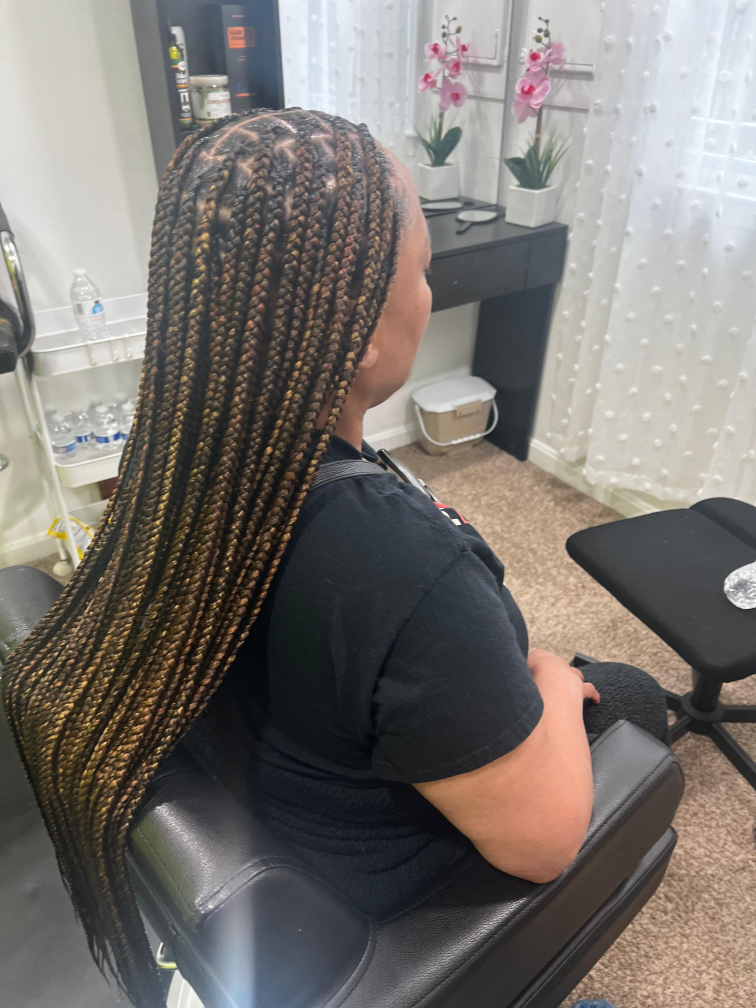
#> input picture images/knotless_braids.JPG, 3024 x 4032 px (shown at 1/4 size)
$ python process_images.py
#> lines starting #> are read from the running program, lines starting #| are printed output that depends on the picture
"""
Image processor for Ariane Hair Braiding
Creates Instagram-ready photos with:
- Warm luxury tone
- Enhanced contrast and sharpness
- Subtle vignette for editorial feel
"""

from PIL import Image, ImageEnhance, ImageDraw
import os
import math

INPUT_DIR = "images"
OUTPUT_DIR = "images/processed"

# Images to process (all JPGs in images/)
IMAGES = [
    "knotless_braids.JPG",
    "boha_boha_braids.JPG",
    "french_curl.JPG",
    "feeding_cornrows.JPG",
    "stitch_braids.JPG",
    "two_cornrows.JPG",
    "ponytail_cornrows.JPG",
    "lemonade_braids.JPG",
    "half_cornrows_with_weaves.JPG",
    "senegalese_twists.JPG",
    "natural_twists.JPG",
    "butterfly_locs.JPG",
]


def create_vignette(size, strength=0.6):
    """Create a vignette overlay — dark at edges."""
    w, h = size
    vignette = Image.new("RGBA", size, (0, 0, 0, 0))
    draw = ImageDraw.Draw(vignette)
    cx, cy = w // 2, h // 2
    max_dist = math.sqrt(cx**2 + cy**2)

    for y in range(h):
        for x in range(w):
            dist = math.sqrt((x - cx) ** 2 + (y - cy) ** 2)
            ratio = dist / max_dist
            alpha = int(min(255, ratio * ratio * 255 * strength))
            draw.point((x, y), fill=(0, 0, 0, alpha))

    return vignette


def apply_warm_tone(img):
    """Add a subtle warm/golden tone."""
    r, g, b = img.split()

    # Boost reds slightly, reduce blues slightly for warmth
    r = r.point(lambda x: min(255, int(x * 1.04)))
    g = g.point(lambda x: min(255, int(x * 1.01)))
    b = b.point(lambda x: int(x * 0.94))

    return Image.merge("RGB", (r, g, b))


def process_image(input_path, output_path):
    """Process a single image with background blur + luxury treatment."""
    img = Image.open(input_path).convert("RGB")

    # Resize to max 1200px on longest side for web performance
    max_size = 1200
    ratio = min(max_size / img.width, max_size / img.height)
    if ratio < 1:
        new_size = (int(img.width * ratio), int(img.height * ratio))
        img = img.resize(new_size, Image.LANCZOS)

    w, h = img.size

    result = img

    # 1. Enhance contrast
    enhancer = ImageEnhance.Contrast(result)
    result = enhancer.enhance(1.12)

    # 5. Enhance sharpness slightly
    enhancer = ImageEnhance.Sharpness(result)
    result = enhancer.enhance(1.15)

    # 6. Slightly boost saturation
    enhancer = ImageEnhance.Color(result)
    result = enhancer.enhance(1.08)

    # 7. Apply warm tone
    result = apply_warm_tone(result)

    # 8. Apply vignette
    vignette = create_vignette((w, h), strength=0.5)
    result = result.convert("RGBA")
    result = Image.alpha_composite(result, vignette)
    result = result.convert("RGB")

    # 9. Final brightness bump
    enhancer = ImageEnhance.Brightness(result)
    result = enhancer.enhance(1.03)

    # Save as high-quality JPEG
    result.save(output_path, "JPEG", quality=88, optimize=True)
    print(f"  Processed: {os.path.basename(input_path)} -> {os.path.basename(output_path)}")


def main():
    os.makedirs(OUTPUT_DIR, exist_ok=True)

    print("Processing images for Ariane Hair Braiding...")
    print(f"  Input:  {INPUT_DIR}/")
    print(f"  Output: {OUTPUT_DIR}/")
    print()

    for filename in IMAGES:
        input_path = os.path.join(INPUT_DIR, filename)
        # Output as lowercase .jpg
        out_name = filename.lower().replace(".jpg", ".jpg")
        output_path = os.path.join(OUTPUT_DIR, out_name)

        if os.path.exists(input_path):
            process_image(input_path, output_path)
#> in process_image, img is the input picture: PIL image 3024x4032 RGB; mean R, G, B 122.5, 117.2, 112.8
#> in apply_warm_tone, `r, g, b = img.split()`:
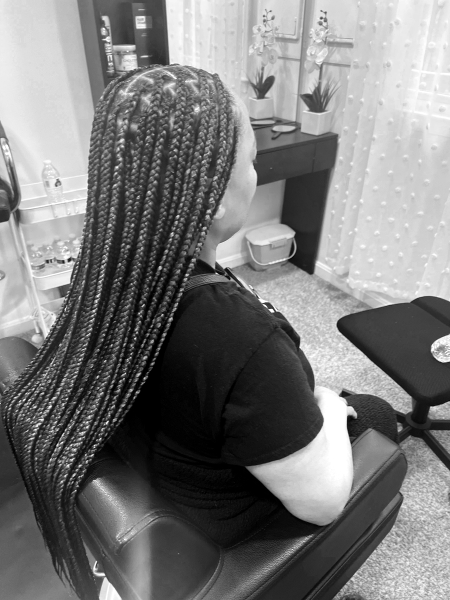
#> r: PIL image 900x1200 L (shown at 1/2 size); min 0, max 255, mean 122.2
#> in apply_warm_tone, `r, g, b = img.split()`:
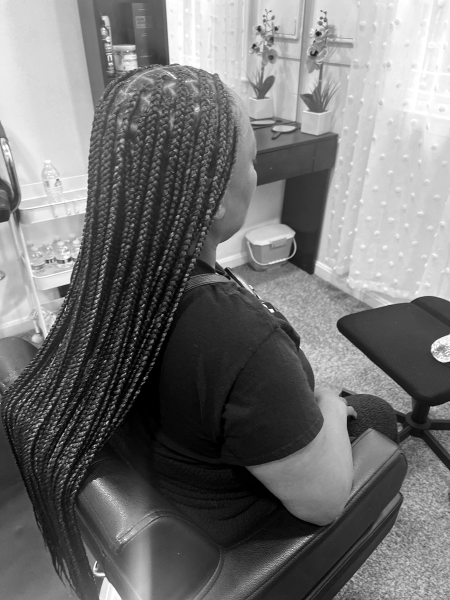
#> g: PIL image 900x1200 L (shown at 1/2 size); min 0, max 255, mean 115.9
#> in apply_warm_tone, `r, g, b = img.split()`:
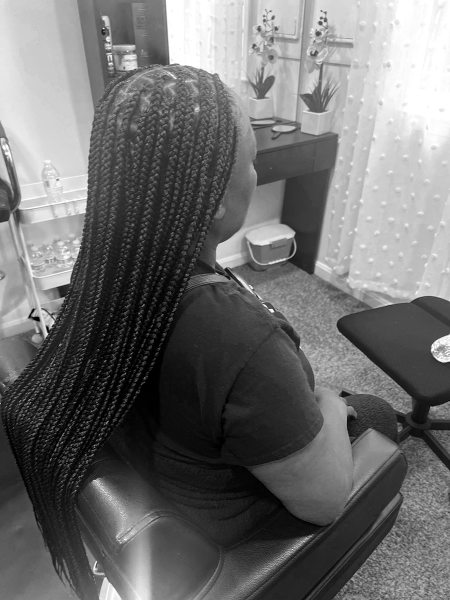
#> b: PIL image 900x1200 L (shown at 1/2 size); min 0, max 255, mean 110.4
#> in apply_warm_tone, `return Image.merge("RGB", (r, g, b))`:
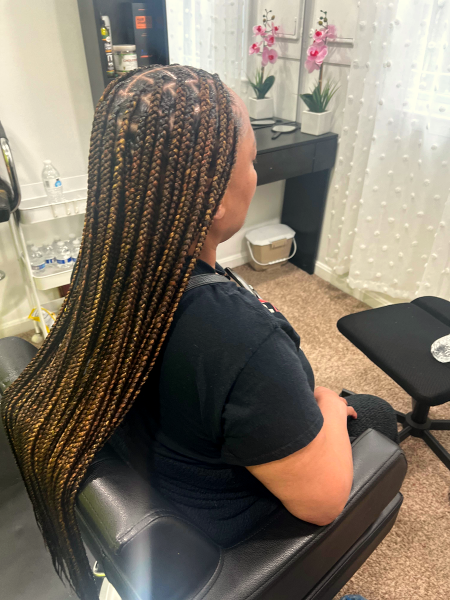
#> returned value: PIL image 900x1200 RGB (shown at 1/2 size); mean R, G, B 126.5, 116.6, 103.3
#> in create_vignette, `vignette = Image.new("RGBA", size, (0, 0, 0, 0))`: vignette: PIL image 900x1200 RGBA; every value is 0
#> in process_image, `vignette = create_vignette((w, h), strength=0.5)`:
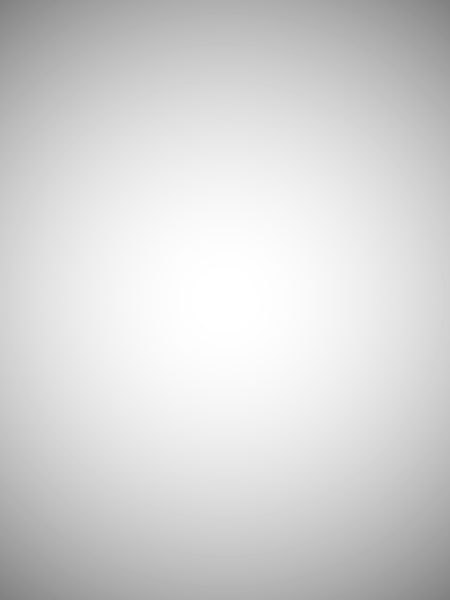
#> vignette: PIL image 900x1200 RGBA (shown at 1/2 size); mean R, G, B, A 0, 0, 0, 42; transparent parts drawn white
#> in process_image, `result = Image.alpha_composite(result, vignette)`:
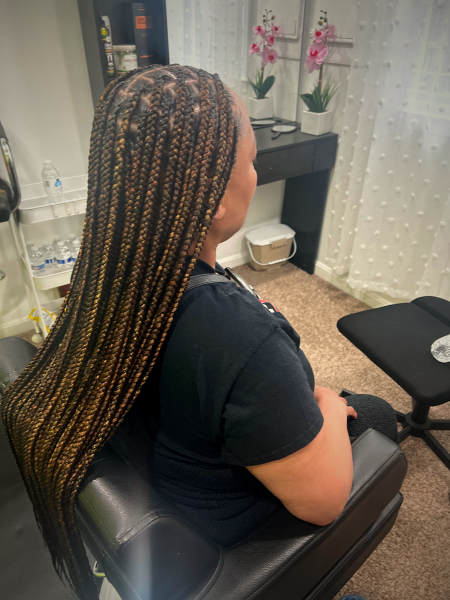
#> result: PIL image 900x1200 RGBA (shown at 1/2 size); mean R, G, B, A 102.7, 94.3, 83.2, 255
        else:
            print(f"  SKIPPED (not found): {filename}")
#> pass 2 of the loop in main, `for filename in IMAGES:`:
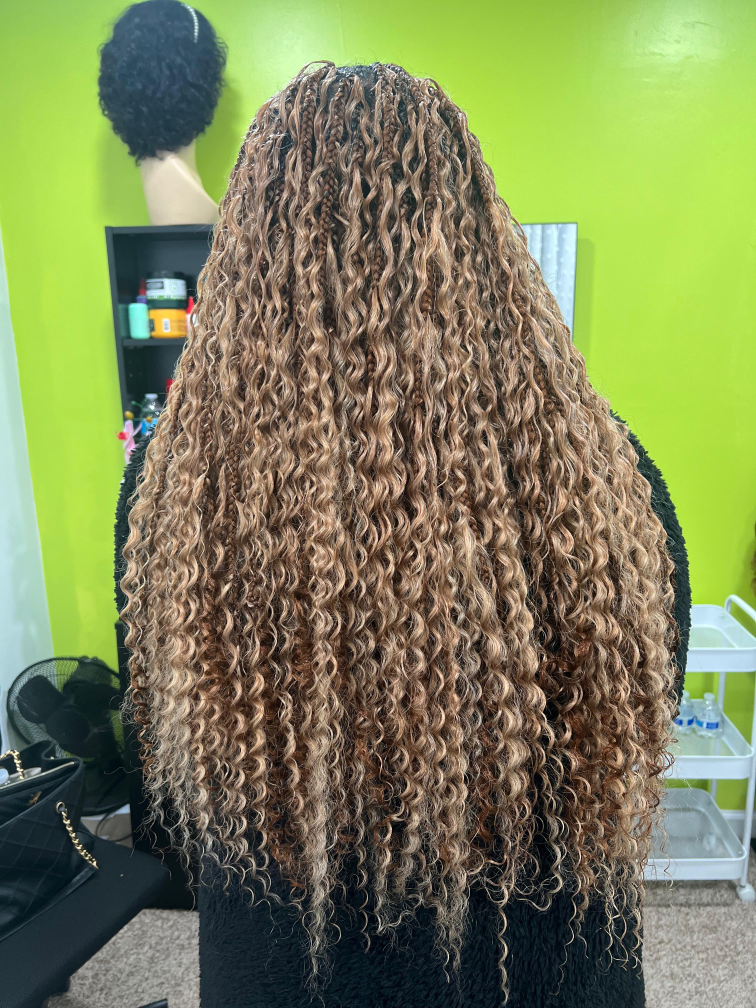
#> input picture images/boha_boha_braids.JPG, 3024 x 4032 px (shown at 1/4 size)
#> in process_image, img is the input picture: PIL image 3024x4032 RGB; mean R, G, B 124.1, 132, 87.7
#> img: PIL image 900x1200 RGB
#> in apply_warm_tone (call 2), `r, g, b = img.split()`:
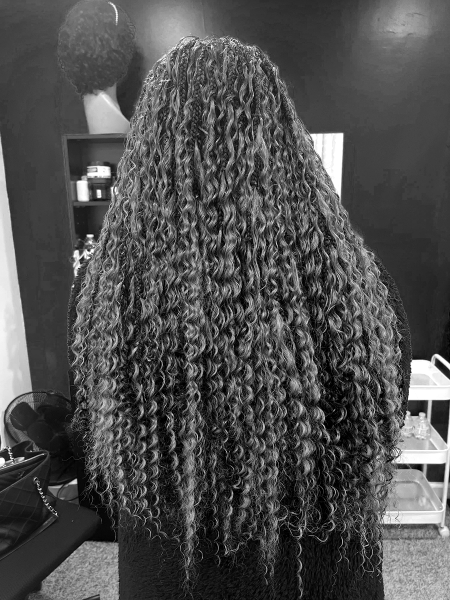
#> b: PIL image 900x1200 L (shown at 1/2 size); min 0, max 255, mean 78.7
#> in process_image (call 2), `result = Image.alpha_composite(result, vignette)`:
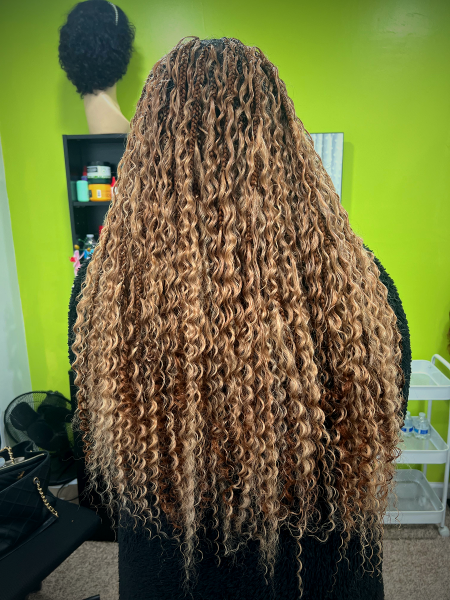
#> result: PIL image 900x1200 RGBA (shown at 1/2 size); mean R, G, B, A 107, 109.4, 61.1, 255
#> pass 3 of the loop in main, `for filename in IMAGES:`:
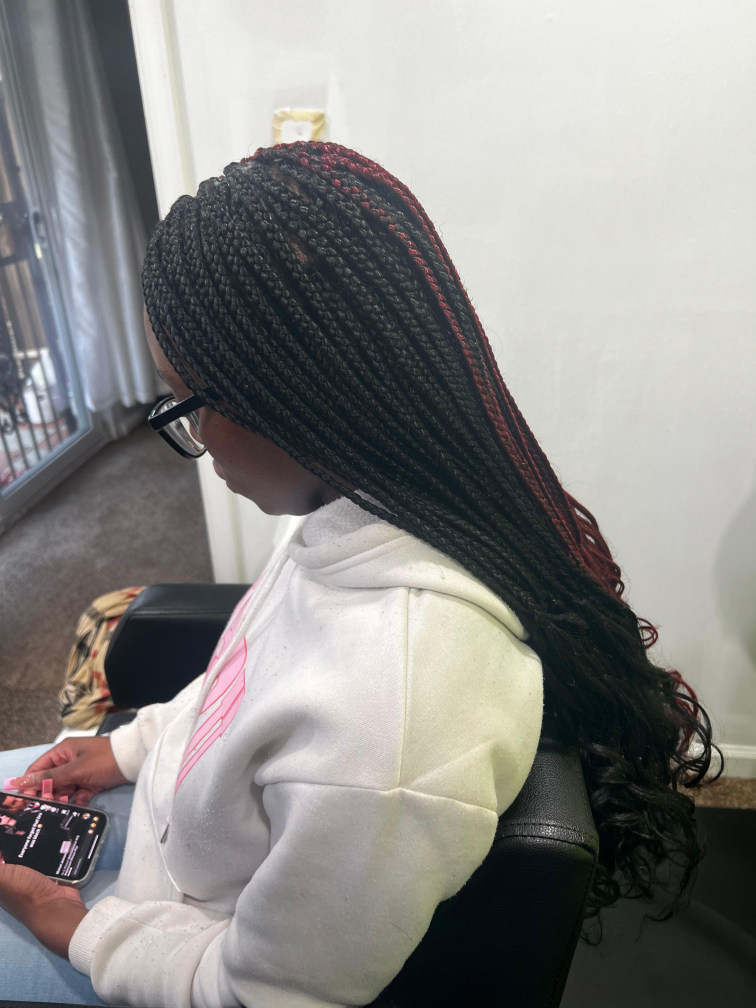
#> input picture images/french_curl.JPG, 3024 x 4032 px (shown at 1/4 size)
#> in process_image, img is the input picture: PIL image 3024x4032 RGB; mean R, G, B 137.2, 136.1, 134
#> img: PIL image 900x1200 RGB
#> in apply_warm_tone (call 3), `r, g, b = img.split()`:
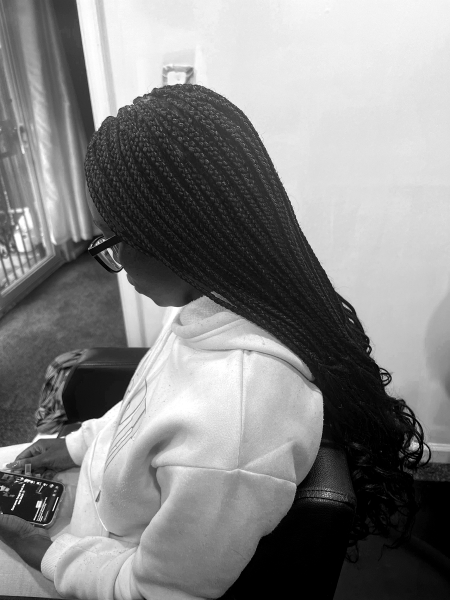
#> b: PIL image 900x1200 L (shown at 1/2 size); min 0, max 255, mean 132.4
#> in process_image (call 3), `result = Image.alpha_composite(result, vignette)`:
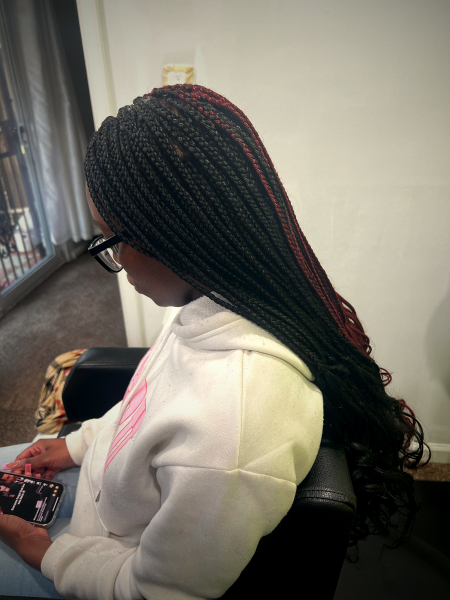
#> result: PIL image 900x1200 RGBA (shown at 1/2 size); mean R, G, B, A 117.2, 112.8, 102.7, 255
#> the loop made 12 passes; the first 3 are shown

    print()
    print("Done! All images processed.")


if __name__ == "__main__":
    main()
